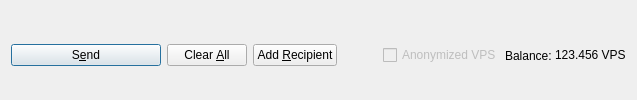
         <widget class="QFrame" name="frame_Send">
          <layout class="QHBoxLayout" name="horizontalLayout">
           <property name="bottomMargin">
            <number>0</number>
           </property>
           <item>
            <widget class="QPushButton" name="sendButton">
             <property name="minimumSize">
              <size>
               <width>150</width>
               <height>0</height>
              </size>
             </property>
             <property name="toolTip">
              <string>Confirm the send action</string>
             </property>
             <property name="text">
              <string>S&amp;end</string>
             </property>
             <property name="icon">
              <iconset resource="../vipo.qrc">
               <normaloff>:/icons/send</normaloff>:/icons/send</iconset>
             </property>
             <property name="autoDefault">
              <bool>false</bool>
             </property>
             <property name="default">
              <bool>true</bool>
             </property>
            </widget>
           </item>
           <item>
            <widget class="QPushButton" name="clearButton">
             <property name="sizePolicy">
              <sizepolicy hsizetype="Minimum" vsizetype="Fixed">
               <horstretch>0</horstretch>
               <verstretch>0</verstretch>
              </sizepolicy>
             </property>
             <property name="toolTip">
              <string>Clear all fields of the form.</string>
             </property>
             <property name="text">
              <string>Clear &amp;All</string>
             </property>
             <property name="icon">
              <iconset resource="../vipo.qrc">
               <normaloff>:/icons/remove</normaloff>:/icons/remove</iconset>
             </property>
             <property name="autoDefault">
              <bool>false</bool>
             </property>
            </widget>
           </item>
           <item>
            <widget class="QPushButton" name="addButton">
             <property name="toolTip">
              <string>Send to multiple recipients at once</string>
             </property>
             <property name="text">
              <string>Add &amp;Recipient</string>
             </property>
             <property name="icon">
              <iconset resource="../vipo.qrc">
               <normaloff>:/icons/add</normaloff>:/icons/add</iconset>
             </property>
             <property name="autoDefault">
              <bool>false</bool>
             </property>
            </widget>
           </item>
           <item>
            <spacer name="horizontalSpacer">
             <property name="orientation">
              <enum>Qt::Horizontal</enum>
             </property>
             <property name="sizeHint" stdset="0">
              <size>
               <width>40</width>
               <height>20</height>
              </size>
             </property>
            </spacer>
           </item>
           <item>
            <layout class="QHBoxLayout" name="horizontalLayout_2">
             <property name="spacing">
              <number>3</number>
             </property>
             <item>
              <widget class="QCheckBox" name="checkzVPS">
               <property name="enabled">
                <bool>false</bool>
               </property>
               <property name="text">
                <string>Anonymized VPS</string>
               </property>
              </widget>
             </item>
             <item>
              <widget class="QLabel" name="label">
               <property name="text">
                <string>Balance:</string>
               </property>
              </widget>
             </item>
             <item>
              <widget class="QLabel" name="labelBalance">
               <property name="sizePolicy">
                <sizepolicy hsizetype="Preferred" vsizetype="Fixed">
                 <horstretch>0</horstretch>
                 <verstretch>0</verstretch>
                </sizepolicy>
               </property>
               <property name="cursor">
                <cursorShape>IBeamCursor</cursorShape>
               </property>
               <property name="text">
                <string notr="true">123.456 VPS</string>
               </property>
               <property name="textInteractionFlags">
                <set>Qt::LinksAccessibleByMouse|Qt::TextSelectableByKeyboard|Qt::TextSelectableByMouse</set>
               </property>
              </widget>
             </item>
            </layout>
           </item>
          </layout>
         </widget>
